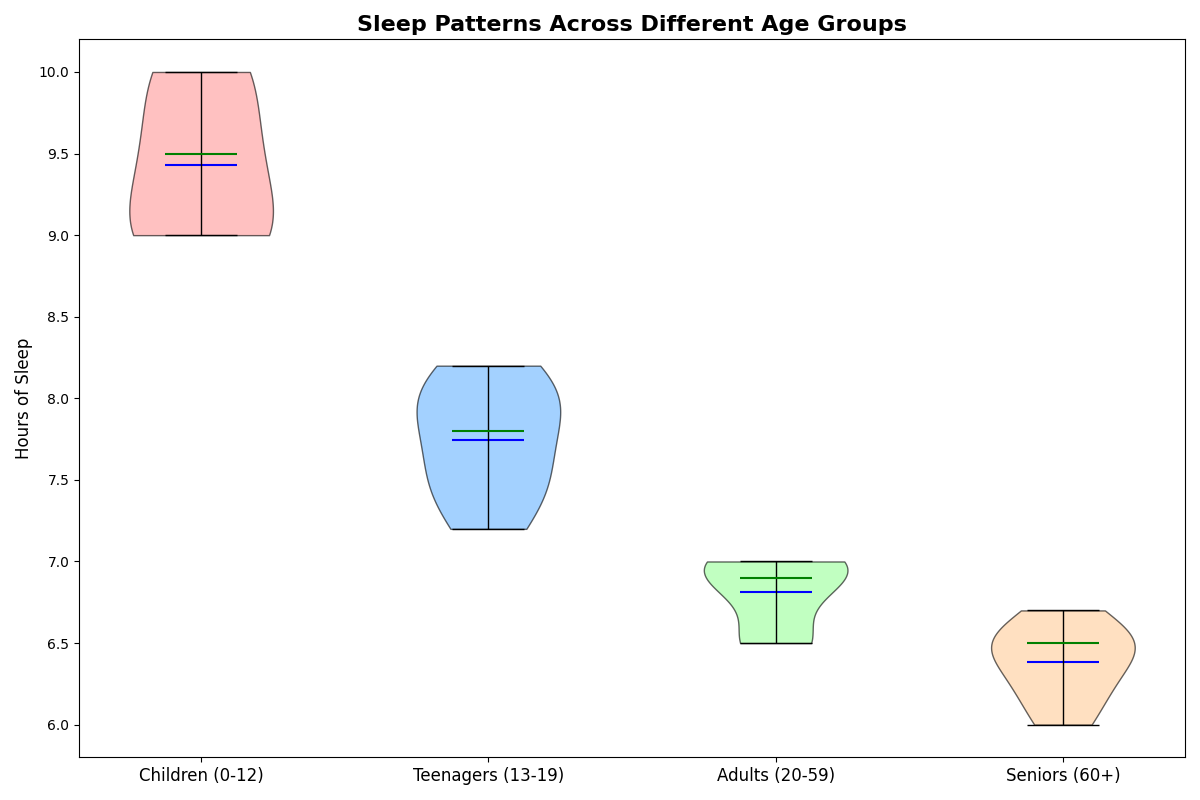

Source code (Python):
import matplotlib.pyplot as plt
import numpy as np

# Define age groups
age_groups = ['Children (0-12)', 'Teenagers (13-19)', 'Adults (20-59)', 'Seniors (60+)']

# Constructing contextual data for each age group
children_sleep = [9, 9.5, 10, 9, 9.5, 9, 10]
teenagers_sleep = [7.2, 8, 7.5, 8, 7.8, 7.5, 8.2]
adults_sleep = [6.5, 7, 6.8, 7, 6.9, 7, 6.5]
seniors_sleep = [6, 6.5, 6.2, 6.5, 6.7, 6.5, 6.3]

# Combine data into a list
data = [children_sleep, teenagers_sleep, adults_sleep, seniors_sleep]

# Initialize the figure
fig, axs = plt.subplots(1, 1, figsize=(12, 8))

# Violin Plot
violin = axs.violinplot(data, vert=True, showmeans=True, showextrema=True, showmedians=True)

# Customizing the plot
colors = ['#ff9999', '#66b3ff', '#99ff99', '#ffcc99']
for i, pc in enumerate(violin['bodies']):
    pc.set_facecolor(colors[i % len(colors)])
    pc.set_edgecolor('black')
    pc.set_alpha(0.6)

# Customizing the mean, medians, and extrema lines:
violin['cmeans'].set_color('blue')
violin['cmedians'].set_color('green')
for partname in ('cbars', 'cmins', 'cmaxes'):
    vp = violin[partname]
    vp.set_edgecolor('black')
    vp.set_linewidth(1)

# Setting labels
axs.set_title("Sleep Patterns Across Different Age Groups", fontsize=16, fontweight='bold')
axs.set_ylabel("Hours of Sleep", fontsize=12)
axs.set_xticks(np.arange(1, len(age_groups) + 1))
axs.set_xticklabels(age_groups, fontsize=12)

# Automatically adjust the layout to prevent overlap
plt.tight_layout()

# Display the plot
plt.show()
